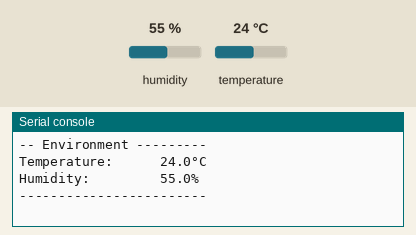
Simulated run of this program. Board: MicroPython board. Shown: the last lines printed to the serial console. The inputs (shaded band) are chosen by the test bench; at power-on: humidity 55 %, temperature 24 °C.

Above: at 1.2 s.
1.3 s: humidity set to 22 %
At 6.0 s:
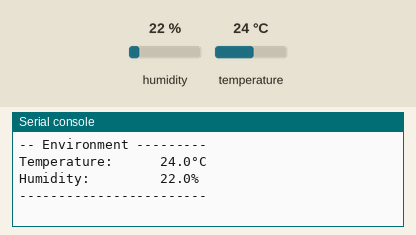
7.4 s: temperature set to 12 °C
13.5 s: humidity set to 40 %
At 16.0 s:
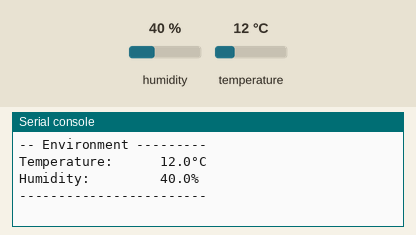
Timing chart, 0 to 17.5 s (numbered marks = the images above; inputs shaded):
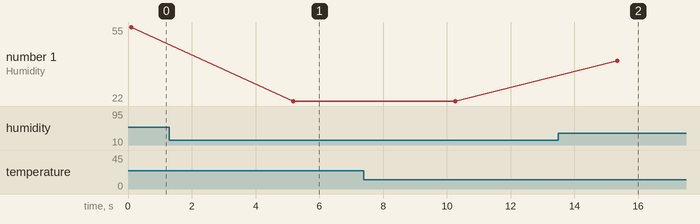

The program:

sensor_formatted.py
```python
from machine import Pin, I2C
import time
from dht20 import DHT20

# Set up I2C pins
i2c1_sda = Pin(14)
i2c1_scl = Pin(15)

# Set up I2C
i2c1 = I2C(1, sda=i2c1_sda, scl=i2c1_scl)

# Set up DHT20 device with I2C address
dht20 = DHT20(0x38, i2c1)

while True:

    # Grab data from the sensor dictionary
    measurements = dht20.measurements

    # Print the data
    print("-- Environment ---------") # Heading
    print(f"Temperature:      {round(measurements['t'],1)}°C")
    print(f"Humidity:         {round(measurements['rh'],1)}%")
    print("------------------------") # Divider
    print("                        ") # Empty line

    # Wait 5 seconds
    time.sleep(5)
```

Measured:
- after the input at 1.3 s, the serial console: prints a new line after 3.9 s (image 1)
- after the input at 13.5 s, the serial console: prints a new line after 1.8 s (image 2)
- plotted number 1: 55 → 22 after the input at 1.3 s, 22 → 40 after the input at 13.5 s
